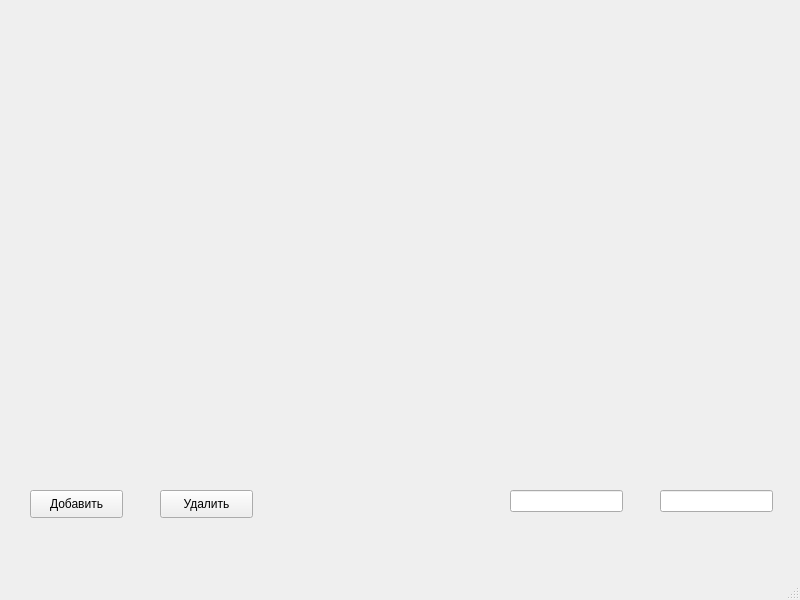
<?xml version="1.0" encoding="UTF-8"?>
<ui version="4.0">
 <class>MainWindow</class>
 <widget class="QMainWindow" name="MainWindow">
  <property name="geometry">
   <rect>
    <x>0</x>
    <y>0</y>
    <width>800</width>
    <height>600</height>
   </rect>
  </property>
  <property name="windowTitle">
   <string>MainWindow</string>
  </property>
  <widget class="QWidget" name="centralwidget">
   <widget class="QLineEdit" name="lineEdit">
    <property name="geometry">
     <rect>
      <x>510</x>
      <y>490</y>
      <width>113</width>
      <height>22</height>
     </rect>
    </property>
   </widget>
   <widget class="QLineEdit" name="lineEdit_2">
    <property name="geometry">
     <rect>
      <x>660</x>
      <y>490</y>
      <width>113</width>
      <height>22</height>
     </rect>
    </property>
   </widget>
   <widget class="QPushButton" name="pushButton">
    <property name="geometry">
     <rect>
      <x>30</x>
      <y>490</y>
      <width>93</width>
      <height>28</height>
     </rect>
    </property>
    <property name="text">
     <string>Добавить</string>
    </property>
   </widget>
   <widget class="QPushButton" name="pushButton_2">
    <property name="geometry">
     <rect>
      <x>160</x>
      <y>490</y>
      <width>93</width>
      <height>28</height>
     </rect>
    </property>
    <property name="text">
     <string>Удалить</string>
    </property>
   </widget>
  </widget>
  <widget class="QMenuBar" name="menubar">
   <property name="geometry">
    <rect>
     <x>0</x>
     <y>0</y>
     <width>800</width>
     <height>26</height>
    </rect>
   </property>
  </widget>
  <widget class="QStatusBar" name="statusbar"/>
 </widget>
 <resources/>
 <connections/>
</ui>
